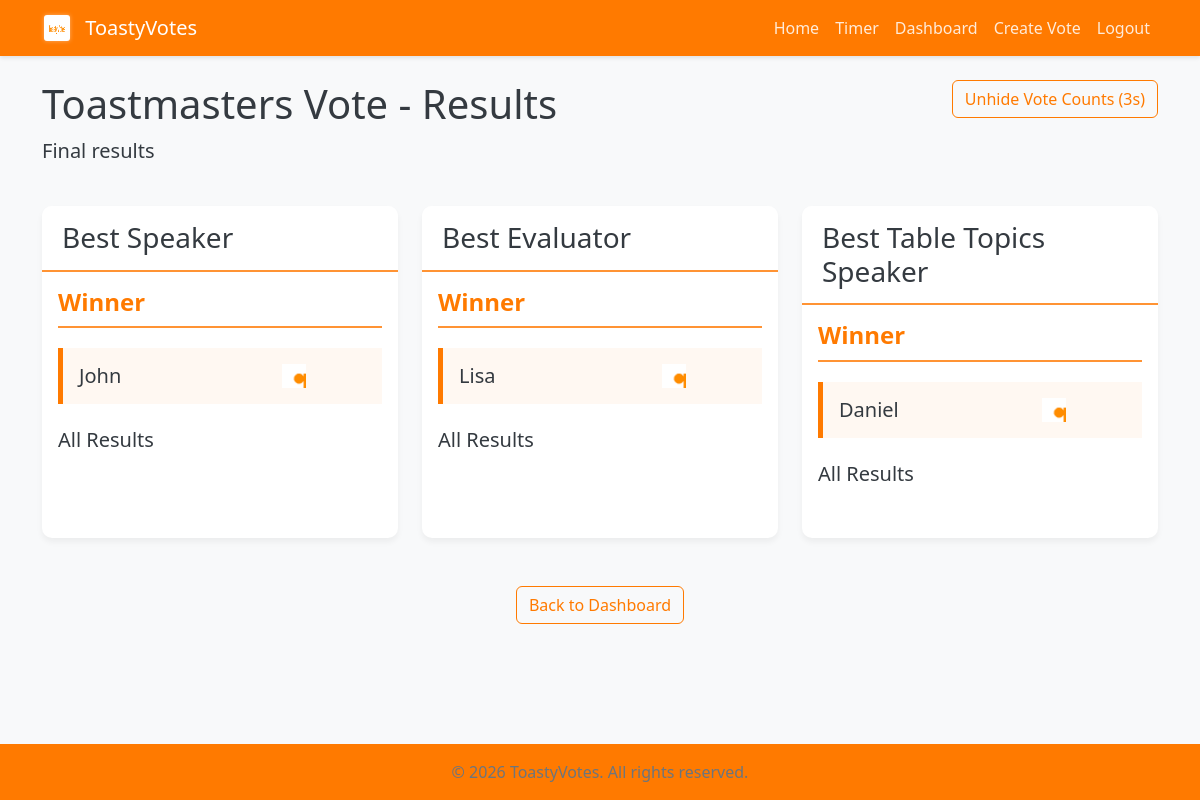
The app's page /results/of27/ (signed in) with its own data.
### voting/models.py (models this page shows, shortened)
class VoteSession(models.Model):
    title = models.CharField(max_length=200, default="Toastmasters Vote")
    created_by = models.ForeignKey(User, on_delete=models.CASCADE, related_name='created_sessions')
    created_at = models.DateTimeField(auto_now_add=True)
    expires_at = models.DateTimeField()
    code = models.CharField(max_length=10, unique=True, db_index=True)
    is_active = models.BooleanField(default=True)
    polls_closed = models.BooleanField(default=False)
    show_results = models.BooleanField(default=False)

class Role(models.Model):
    ROLE_TYPES = [
        ('SPEAKER', 'Speaker'),
        ('EVALUATOR', 'Evaluator'),
        ('TABLE_TOPICS', 'Table Topics Speaker'),
    ]
    name = models.CharField(max_length=100)
    role_type = models.CharField(max_length=20, choices=ROLE_TYPES)
    position = models.IntegerField(default=1)  # 1 or 2 for each role type
    vote_session = models.ForeignKey('VoteSession', on_delete=models.CASCADE, related_name='roles')
    class Meta:
        unique_together = ['vote_session', 'role_type', 'position']
        ordering = ['role_type', 'position']

### voting/views.py (the view)
# urls.py: path('results/<str:code>/', views.results_view, name='results'),
@login_required
def results_view(request, code):
    vote_session = get_object_or_404(VoteSession, code=code)
    is_admin = hasattr(request.user, 'admin_profile') and request.user.admin_profile.is_platform_admin
    if not vote_session.polls_closed and not is_admin:
        messages.warning(request, 'Polls are still open. Results are not available yet.')
        return redirect('vote', code=code)
    results = {}
    for role_type, role_name in Role.ROLE_TYPES:
        roles = Role.objects.filter(vote_session=vote_session, role_type=role_type)
        if not roles.exists():
            continue
        votes = Vote.objects.filter(role__in=roles).values('role__name').annotate(count=Count('id')).order_by('-count')
        winners = []
        if votes:
            max_votes = votes[0]['count']
            winners = [v['role__name'] for v in votes if v['count'] == max_votes]
        results[role_type] = {
            'votes': list(votes),
            'winners': winners,
            'type_display': role_name
        }
    context = {
        'vote_session': vote_session,
        'results': results,
        'is_admin': is_admin
    }
    return render(request, 'voting/results.html', context)

### templates/voting/results.html (shortened to what this page needs)
{% extends 'voting/base.html' %}
{% load static %}
{% block content %}
<div class="row mb-4">
    <div class="col-md-8">
        <h1>{{ vote_session.title }} - Results</h1>
        <p class="lead">{% if vote_session.polls_closed %}Final results{% else %}Preliminary results{% endif %}</p>
    </div>
    <div class="col-md-4 text-md-end">
        {% if is_admin %}
            {% if not vote_session.polls_closed %}
                <a href="{% url 'manage_session' vote_session.code %}" class="btn btn-primary">
                    Manage Session
                </a>
            {% else %}
                <button id="unhide-votes" class="btn btn-outline-primary">
                     Unhide Vote Counts (3s)
                </button>
            {% endif %}
        {% endif %}
    </div>
</div>
<div class="row">
    {% for role_type, role_data in results.items %}
        <div class="col-md-4 mb-4">
            <div class="card h-100">
                <div class="card-header">
                    <h3 class="mb-0">Best {{ role_data.type_display }}</h3>
                </div>
                <div class="card-body">
                    {% if role_data.winners %}
                        <h4 class="results-header">
                            {% if role_data.winners|length > 1 %}
                                Winners (Tied)
                            {% else %}
                                Winner
                            {% endif %}
                        </h4>
                        {% for winner in role_data.winners %}
                            <div class="winner-card p-3 mb-3">
                                <div class="d-flex justify-content-between align-items-center">
                                    <h5 class="mb-0">{{ winner }}</h5>
                                    <div class="d-flex align-items-center">
                                        <img src="{% static 'voting/images/trophy.png' %}" alt="Trophy" width="24" class="me-2">
                                    </div>
                                </div>
                            </div>
                        {% endfor %}
                        {% if is_admin %}
                            <h5 class="mt-4 mb-3">All Results</h5>
                        {% endif %}
                    {% else %}
                        <div class="text-center py-4">
                            <p class="mb-0">No votes have been cast yet.</p>
                        </div>
                    {% endif %}
                </div>
            </div>
        </div>
    {% endfor %}
</div>
<div class="row mt-4">
    <div class="col-12 text-center">
        <a href="{% url 'dashboard' %}" class="btn btn-outline-primary">Back to Dashboard</a>
    </div>
</div>
{% endblock %}

### static/voting/css/style.css (style rules this page uses)
:root { --primary: #FF7A00; --primary-dark: #E66C00; --primary-light: #FF9334; --secondary: #F8F9FA; --text-dark: #343a40; --text-light: #6c757d; --white: #ffffff; --success: #28a745; --danger: #dc3545; --warning: #ffc107; --info: #17a2b8; }
body { font-family: 'Segoe UI', Tahoma, Geneva, Verdana, sans-serif; color: var(--text-dark); background-color: var(--secondary); display: flex; flex-direction: column; min-height: 100vh; }
.btn-outline-primary { color: var(--primary); border-color: var(--primary); }
a { color: var(--primary); }
.card { border-radius: 10px; box-shadow: 0 4px 6px rgba(0,0,0,0.05); transition: all 0.3s ease; border: none; margin-bottom: 20px; }
.card-header { background-color: var(--white); border-bottom: 2px solid var(--primary-light); padding: 15px 20px; border-radius: 10px 10px 0 0 !important; }
.winner-card { border-left: 5px solid var(--primary); background-color: rgba(255, 122, 0, 0.05); }
.results-header { color: var(--primary); font-weight: 600; margin-bottom: 20px; padding-bottom: 10px; border-bottom: 2px solid var(--primary-light); }

### records on screen
VoteSession: title "Toastmasters Vote"
Role: name "John"
Role: name "Lisa"
Role: name "Daniel"

### other values on screen
{{ role_data.type_display }} "Speaker" "Evaluator" "Table Topics Speaker"
